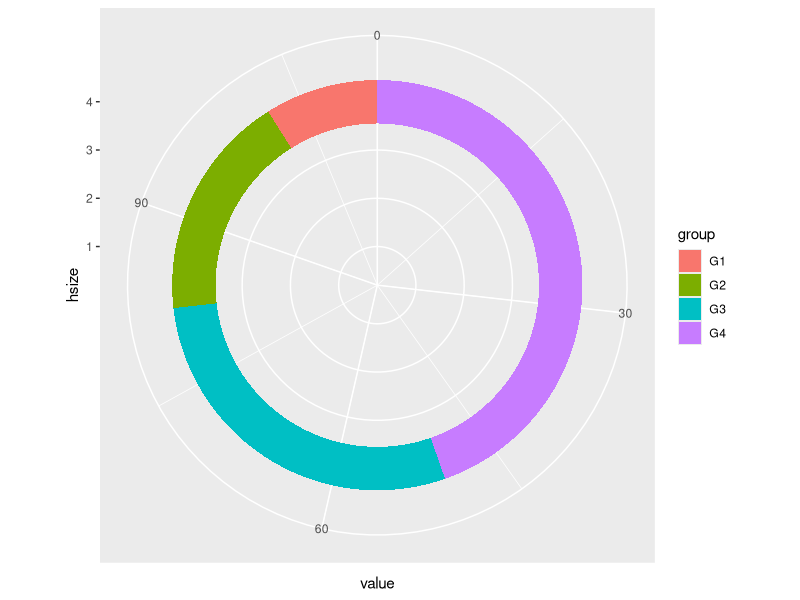
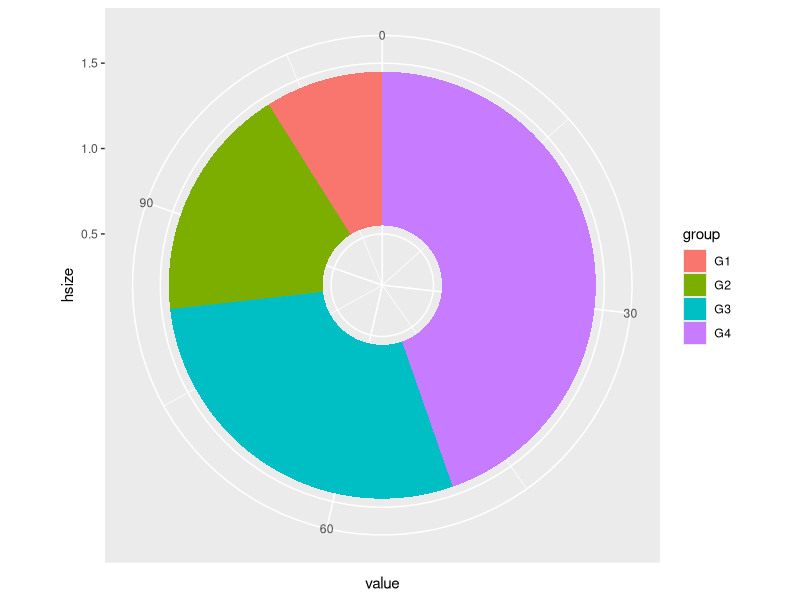
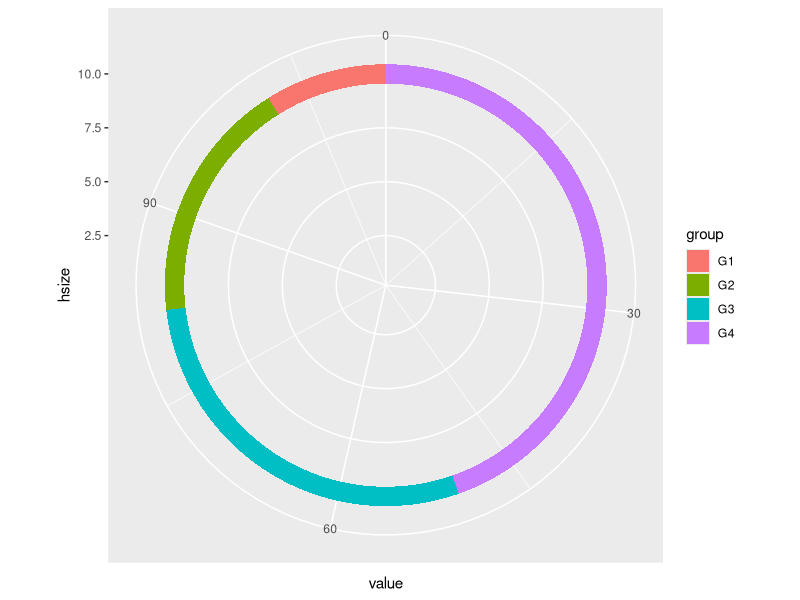

Write the R code that produced these figures, in order.
#donut chart

df <- data.frame(value = c(10, 20, 32, 50),
                 group = paste0("G", 1:4))

library(ggplot2)
library(dplyr)

# Increase the value to make the hole bigger
# Decrease the value to make the hole smaller
hsize <- 4

df <- df %>% 
  mutate(x = hsize)

ggplot(df, aes(x = hsize, y = value, fill = group)) +
  geom_col() +
  coord_polar(theta = "y") +
  xlim(c(0.2, hsize+0.8))

# install.packages("ggplot2")
# install.packages("dplyr")
library(ggplot2)
library(dplyr)

# Small hole
hsize <- 1

df <- df %>% 
  mutate(x = hsize)

ggplot(df, aes(x = hsize, y = value, fill = group)) +
  geom_col() +
  coord_polar(theta = "y") +
  xlim(c(0.2, hsize + 0.5)) 
#Ring chart hole size ggplot2

# install.packages("ggplot2")
# install.packages("dplyr")
library(ggplot2)
library(dplyr)

# Big hole
hsize <- 10

df <- df %>% 
  mutate(x = hsize)

ggplot(df, aes(x = hsize, y = value, fill = group)) +
  geom_col() +
  coord_polar(theta = "y") +
  xlim(c(0.2, hsize + 0.5))

